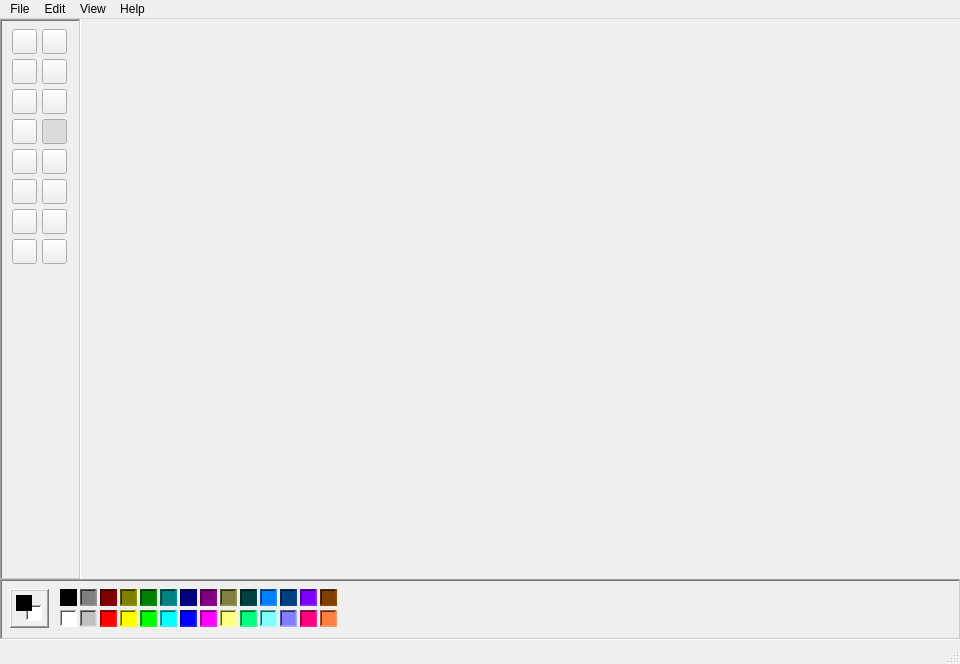
<?xml version="1.0" encoding="UTF-8"?>
<ui version="4.0">
 <class>MainWindow</class>
 <widget class="QMainWindow" name="MainWindow">
  <property name="geometry">
   <rect>
    <x>0</x>
    <y>0</y>
    <width>960</width>
    <height>664</height>
   </rect>
  </property>
  <property name="minimumSize">
   <size>
    <width>960</width>
    <height>664</height>
   </size>
  </property>
  <property name="maximumSize">
   <size>
    <width>960</width>
    <height>664</height>
   </size>
  </property>
  <property name="windowTitle">
   <string>Paint</string>
  </property>
  <widget class="QWidget" name="centralwidget">
   <widget class="QFrame" name="frame_toolbox">
    <property name="geometry">
     <rect>
      <x>0</x>
      <y>0</y>
      <width>81</width>
      <height>561</height>
     </rect>
    </property>
    <property name="styleSheet">
     <string notr="true"/>
    </property>
    <property name="frameShape">
     <enum>QFrame::WinPanel</enum>
    </property>
    <property name="frameShadow">
     <enum>QFrame::Sunken</enum>
    </property>
    <property name="lineWidth">
     <number>1</number>
    </property>
    <property name="midLineWidth">
     <number>0</number>
    </property>
    <widget class="QPushButton" name="pushButton_line">
     <property name="geometry">
      <rect>
       <x>12</x>
       <y>160</y>
       <width>25</width>
       <height>25</height>
      </rect>
     </property>
     <property name="styleSheet">
      <string notr="true">background-color: transparent;
background: none;</string>
     </property>
     <property name="text">
      <string/>
     </property>
     <property name="icon">
      <iconset resource="Pics.qrc">
       <normaloff>:/pics/6.png</normaloff>:/pics/6.png</iconset>
     </property>
     <property name="iconSize">
      <size>
       <width>18</width>
       <height>18</height>
      </size>
     </property>
     <property name="checkable">
      <bool>true</bool>
     </property>
    </widget>
    <widget class="QPushButton" name="pushButton_ellipse">
     <property name="geometry">
      <rect>
       <x>12</x>
       <y>220</y>
       <width>25</width>
       <height>25</height>
      </rect>
     </property>
     <property name="styleSheet">
      <string notr="true">background-color: transparent;
background: none;</string>
     </property>
     <property name="text">
      <string/>
     </property>
     <property name="icon">
      <iconset resource="Pics.qrc">
       <normaloff>:/pics/8.png</normaloff>:/pics/8.png</iconset>
     </property>
     <property name="iconSize">
      <size>
       <width>18</width>
       <height>18</height>
      </size>
     </property>
     <property name="checkable">
      <bool>true</bool>
     </property>
    </widget>
    <widget class="QPushButton" name="pushButton_eraser">
     <property name="geometry">
      <rect>
       <x>12</x>
       <y>40</y>
       <width>25</width>
       <height>25</height>
      </rect>
     </property>
     <property name="styleSheet">
      <string notr="true">background-color: transparent;
background: none;</string>
     </property>
     <property name="text">
      <string/>
     </property>
     <property name="icon">
      <iconset resource="Pics.qrc">
       <normaloff>:/pics/2.png</normaloff>:/pics/2.png</iconset>
     </property>
     <property name="iconSize">
      <size>
       <width>18</width>
       <height>18</height>
      </size>
     </property>
     <property name="checkable">
      <bool>true</bool>
     </property>
    </widget>
    <widget class="QPushButton" name="pushButton_curve">
     <property name="geometry">
      <rect>
       <x>42</x>
       <y>160</y>
       <width>25</width>
       <height>25</height>
      </rect>
     </property>
     <property name="styleSheet">
      <string notr="true">background-color: transparent;
background: none;</string>
     </property>
     <property name="text">
      <string/>
     </property>
     <property name="icon">
      <iconset resource="Pics.qrc">
       <normaloff>:/pics/11.png</normaloff>:/pics/11.png</iconset>
     </property>
     <property name="iconSize">
      <size>
       <width>18</width>
       <height>18</height>
      </size>
     </property>
     <property name="checkable">
      <bool>true</bool>
     </property>
    </widget>
    <widget class="QPushButton" name="pushButton_brush">
     <property name="geometry">
      <rect>
       <x>42</x>
       <y>100</y>
       <width>25</width>
       <height>25</height>
      </rect>
     </property>
     <property name="styleSheet">
      <string notr="true">background-color: transparent;
background: none;</string>
     </property>
     <property name="text">
      <string/>
     </property>
     <property name="icon">
      <iconset resource="Pics.qrc">
       <normaloff>:/pics/13.png</normaloff>:/pics/13.png</iconset>
     </property>
     <property name="iconSize">
      <size>
       <width>18</width>
       <height>18</height>
      </size>
     </property>
     <property name="checkable">
      <bool>true</bool>
     </property>
     <property name="checked">
      <bool>true</bool>
     </property>
    </widget>
    <widget class="QPushButton" name="pushButton_polygon">
     <property name="geometry">
      <rect>
       <x>42</x>
       <y>190</y>
       <width>25</width>
       <height>25</height>
      </rect>
     </property>
     <property name="styleSheet">
      <string notr="true">background-color: transparent;
background: none;</string>
     </property>
     <property name="text">
      <string/>
     </property>
     <property name="icon">
      <iconset resource="Pics.qrc">
       <normaloff>:/pics/10.png</normaloff>:/pics/10.png</iconset>
     </property>
     <property name="iconSize">
      <size>
       <width>18</width>
       <height>18</height>
      </size>
     </property>
     <property name="checkable">
      <bool>true</bool>
     </property>
    </widget>
    <widget class="QPushButton" name="pushButton_select">
     <property name="geometry">
      <rect>
       <x>42</x>
       <y>10</y>
       <width>25</width>
       <height>25</height>
      </rect>
     </property>
     <property name="styleSheet">
      <string notr="true">background-color: transparent;
background: none;</string>
     </property>
     <property name="text">
      <string/>
     </property>
     <property name="icon">
      <iconset resource="Pics.qrc">
       <normaloff>:/pics/16.png</normaloff>:/pics/16.png</iconset>
     </property>
     <property name="iconSize">
      <size>
       <width>18</width>
       <height>18</height>
      </size>
     </property>
     <property name="checkable">
      <bool>true</bool>
     </property>
    </widget>
    <widget class="QPushButton" name="pushButton_airbrush">
     <property name="geometry">
      <rect>
       <x>12</x>
       <y>130</y>
       <width>25</width>
       <height>25</height>
      </rect>
     </property>
     <property name="styleSheet">
      <string notr="true">background-color: transparent;
background: none;</string>
     </property>
     <property name="text">
      <string/>
     </property>
     <property name="icon">
      <iconset resource="Pics.qrc">
       <normaloff>:/pics/5.png</normaloff>:/pics/5.png</iconset>
     </property>
     <property name="iconSize">
      <size>
       <width>18</width>
       <height>18</height>
      </size>
     </property>
     <property name="checkable">
      <bool>true</bool>
     </property>
    </widget>
    <widget class="QPushButton" name="pushButton_magnifier">
     <property name="geometry">
      <rect>
       <x>42</x>
       <y>70</y>
       <width>25</width>
       <height>25</height>
      </rect>
     </property>
     <property name="styleSheet">
      <string notr="true">background-color: transparent;
background: none;</string>
     </property>
     <property name="text">
      <string/>
     </property>
     <property name="icon">
      <iconset resource="Pics.qrc">
       <normaloff>:/pics/14.png</normaloff>:/pics/14.png</iconset>
     </property>
     <property name="iconSize">
      <size>
       <width>18</width>
       <height>18</height>
      </size>
     </property>
     <property name="checkable">
      <bool>true</bool>
     </property>
    </widget>
    <widget class="QPushButton" name="pushButton_pencil">
     <property name="geometry">
      <rect>
       <x>12</x>
       <y>100</y>
       <width>25</width>
       <height>25</height>
      </rect>
     </property>
     <property name="styleSheet">
      <string notr="true">background-color: transparent;
background: none;</string>
     </property>
     <property name="text">
      <string/>
     </property>
     <property name="icon">
      <iconset resource="Pics.qrc">
       <normaloff>:/pics/4.png</normaloff>:/pics/4.png</iconset>
     </property>
     <property name="iconSize">
      <size>
       <width>18</width>
       <height>18</height>
      </size>
     </property>
     <property name="checkable">
      <bool>true</bool>
     </property>
    </widget>
    <widget class="QPushButton" name="pushButton_rectangle">
     <property name="geometry">
      <rect>
       <x>12</x>
       <y>190</y>
       <width>25</width>
       <height>25</height>
      </rect>
     </property>
     <property name="styleSheet">
      <string notr="true">background-color: transparent;
background: none;</string>
     </property>
     <property name="text">
      <string/>
     </property>
     <property name="icon">
      <iconset resource="Pics.qrc">
       <normaloff>:/pics/7.png</normaloff>:/pics/7.png</iconset>
     </property>
     <property name="iconSize">
      <size>
       <width>18</width>
       <height>18</height>
      </size>
     </property>
     <property name="checkable">
      <bool>true</bool>
     </property>
    </widget>
    <widget class="QPushButton" name="pushButton_rounded_rectangle">
     <property name="geometry">
      <rect>
       <x>42</x>
       <y>220</y>
       <width>25</width>
       <height>25</height>
      </rect>
     </property>
     <property name="styleSheet">
      <string notr="true">background-color: transparent;
background: none;</string>
     </property>
     <property name="text">
      <string/>
     </property>
     <property name="icon">
      <iconset resource="Pics.qrc">
       <normaloff>:/pics/9.png</normaloff>:/pics/9.png</iconset>
     </property>
     <property name="iconSize">
      <size>
       <width>18</width>
       <height>18</height>
      </size>
     </property>
     <property name="checkable">
      <bool>true</bool>
     </property>
    </widget>
    <widget class="QPushButton" name="pushButton_fill_with_clr">
     <property name="geometry">
      <rect>
       <x>42</x>
       <y>40</y>
       <width>25</width>
       <height>25</height>
      </rect>
     </property>
     <property name="styleSheet">
      <string notr="true">background-color: transparent;
background: none;</string>
     </property>
     <property name="text">
      <string/>
     </property>
     <property name="icon">
      <iconset resource="Pics.qrc">
       <normaloff>:/pics/15.png</normaloff>:/pics/15.png</iconset>
     </property>
     <property name="iconSize">
      <size>
       <width>18</width>
       <height>18</height>
      </size>
     </property>
     <property name="checkable">
      <bool>true</bool>
     </property>
    </widget>
    <widget class="QPushButton" name="pushButton_text">
     <property name="geometry">
      <rect>
       <x>42</x>
       <y>130</y>
       <width>25</width>
       <height>25</height>
      </rect>
     </property>
     <property name="styleSheet">
      <string notr="true">background-color: transparent;
background: none;</string>
     </property>
     <property name="text">
      <string/>
     </property>
     <property name="icon">
      <iconset resource="Pics.qrc">
       <normaloff>:/pics/12.png</normaloff>:/pics/12.png</iconset>
     </property>
     <property name="iconSize">
      <size>
       <width>18</width>
       <height>18</height>
      </size>
     </property>
     <property name="checkable">
      <bool>true</bool>
     </property>
    </widget>
    <widget class="QPushButton" name="pushButton_pick_clr">
     <property name="geometry">
      <rect>
       <x>12</x>
       <y>70</y>
       <width>25</width>
       <height>25</height>
      </rect>
     </property>
     <property name="styleSheet">
      <string notr="true">background-color: transparent;
background: none;</string>
     </property>
     <property name="text">
      <string/>
     </property>
     <property name="icon">
      <iconset resource="Pics.qrc">
       <normaloff>:/pics/3.png</normaloff>:/pics/3.png</iconset>
     </property>
     <property name="iconSize">
      <size>
       <width>18</width>
       <height>18</height>
      </size>
     </property>
     <property name="checkable">
      <bool>true</bool>
     </property>
    </widget>
    <widget class="QPushButton" name="pushButton_free_form">
     <property name="geometry">
      <rect>
       <x>12</x>
       <y>10</y>
       <width>25</width>
       <height>25</height>
      </rect>
     </property>
     <property name="styleSheet">
      <string notr="true">background-color: transparent;
background: none;</string>
     </property>
     <property name="text">
      <string/>
     </property>
     <property name="icon">
      <iconset resource="Pics.qrc">
       <normaloff>:/pics/1.png</normaloff>:/pics/1.png</iconset>
     </property>
     <property name="iconSize">
      <size>
       <width>18</width>
       <height>18</height>
      </size>
     </property>
     <property name="checkable">
      <bool>true</bool>
     </property>
    </widget>
   </widget>
   <widget class="QFrame" name="frame_color">
    <property name="geometry">
     <rect>
      <x>0</x>
      <y>560</y>
      <width>961</width>
      <height>61</height>
     </rect>
    </property>
    <property name="styleSheet">
     <string notr="true"/>
    </property>
    <property name="frameShape">
     <enum>QFrame::WinPanel</enum>
    </property>
    <property name="frameShadow">
     <enum>QFrame::Sunken</enum>
    </property>
    <widget class="QFrame" name="frame_4">
     <property name="geometry">
      <rect>
       <x>10</x>
       <y>10</y>
       <width>39</width>
       <height>39</height>
      </rect>
     </property>
     <property name="frameShape">
      <enum>QFrame::WinPanel</enum>
     </property>
     <property name="frameShadow">
      <enum>QFrame::Raised</enum>
     </property>
     <widget class="my_frame" name="frame_33">
      <property name="geometry">
       <rect>
        <x>6</x>
        <y>6</y>
        <width>16</width>
        <height>16</height>
       </rect>
      </property>
      <property name="styleSheet">
       <string notr="true">background-color: rgb(0, 0, 0);</string>
      </property>
      <property name="frameShape">
       <enum>QFrame::WinPanel</enum>
      </property>
      <property name="frameShadow">
       <enum>QFrame::Sunken</enum>
      </property>
     </widget>
     <widget class="my_frame" name="frame_34">
      <property name="geometry">
       <rect>
        <x>16</x>
        <y>16</y>
        <width>16</width>
        <height>16</height>
       </rect>
      </property>
      <property name="styleSheet">
       <string notr="true">background-color: rgb(255, 255, 255);</string>
      </property>
      <property name="frameShape">
       <enum>QFrame::WinPanel</enum>
      </property>
      <property name="frameShadow">
       <enum>QFrame::Sunken</enum>
      </property>
     </widget>
     <zorder>frame_34</zorder>
     <zorder>frame_33</zorder>
    </widget>
    <widget class="my_frame" name="frame_black">
     <property name="geometry">
      <rect>
       <x>60</x>
       <y>10</y>
       <width>17</width>
       <height>17</height>
      </rect>
     </property>
     <property name="styleSheet">
      <string notr="true">background-color: rgb(0, 0, 0);</string>
     </property>
     <property name="frameShape">
      <enum>QFrame::WinPanel</enum>
     </property>
     <property name="frameShadow">
      <enum>QFrame::Sunken</enum>
     </property>
    </widget>
    <widget class="my_frame" name="frame_white">
     <property name="geometry">
      <rect>
       <x>60</x>
       <y>31</y>
       <width>17</width>
       <height>17</height>
      </rect>
     </property>
     <property name="styleSheet">
      <string notr="true">background-color: rgb(255, 255, 255);</string>
     </property>
     <property name="frameShape">
      <enum>QFrame::WinPanel</enum>
     </property>
     <property name="frameShadow">
      <enum>QFrame::Sunken</enum>
     </property>
    </widget>
    <widget class="my_frame" name="frame_gray">
     <property name="geometry">
      <rect>
       <x>80</x>
       <y>31</y>
       <width>17</width>
       <height>17</height>
      </rect>
     </property>
     <property name="styleSheet">
      <string notr="true">background-color: rgb(192, 192, 192);</string>
     </property>
     <property name="frameShape">
      <enum>QFrame::WinPanel</enum>
     </property>
     <property name="frameShadow">
      <enum>QFrame::Sunken</enum>
     </property>
    </widget>
    <widget class="my_frame" name="frame_d_gray">
     <property name="geometry">
      <rect>
       <x>80</x>
       <y>10</y>
       <width>17</width>
       <height>17</height>
      </rect>
     </property>
     <property name="styleSheet">
      <string notr="true">background-color: rgb(128, 128, 128);</string>
     </property>
     <property name="frameShape">
      <enum>QFrame::WinPanel</enum>
     </property>
     <property name="frameShadow">
      <enum>QFrame::Sunken</enum>
     </property>
    </widget>
    <widget class="my_frame" name="frame_red">
     <property name="geometry">
      <rect>
       <x>100</x>
       <y>31</y>
       <width>17</width>
       <height>17</height>
      </rect>
     </property>
     <property name="styleSheet">
      <string notr="true">background-color: rgb(255, 0, 0);</string>
     </property>
     <property name="frameShape">
      <enum>QFrame::WinPanel</enum>
     </property>
     <property name="frameShadow">
      <enum>QFrame::Sunken</enum>
     </property>
    </widget>
    <widget class="my_frame" name="frame_d_red">
     <property name="geometry">
      <rect>
       <x>100</x>
       <y>10</y>
       <width>17</width>
       <height>17</height>
      </rect>
     </property>
     <property name="styleSheet">
      <string notr="true">background-color: rgb(128, 0, 0);</string>
     </property>
     <property name="frameShape">
      <enum>QFrame::WinPanel</enum>
     </property>
     <property name="frameShadow">
      <enum>QFrame::Sunken</enum>
     </property>
    </widget>
    <widget class="my_frame" name="frame_yellow">
     <property name="geometry">
      <rect>
       <x>120</x>
       <y>31</y>
       <width>17</width>
       <height>17</height>
      </rect>
     </property>
     <property name="styleSheet">
      <string notr="true">background-color: rgb(255, 255, 0);</string>
     </property>
     <property name="frameShape">
      <enum>QFrame::WinPanel</enum>
     </property>
     <property name="frameShadow">
      <enum>QFrame::Sunken</enum>
     </property>
    </widget>
    <widget class="my_frame" name="frame_d_yellow">
     <property name="geometry">
      <rect>
       <x>120</x>
       <y>10</y>
       <width>17</width>
       <height>17</height>
      </rect>
     </property>
     <property name="styleSheet">
      <string notr="true">background-color: rgb(128, 128, 0);</string>
     </property>
     <property name="frameShape">
      <enum>QFrame::WinPanel</enum>
     </property>
     <property name="frameShadow">
      <enum>QFrame::Sunken</enum>
     </property>
    </widget>
    <widget class="my_frame" name="frame_blue">
     <property name="geometry">
      <rect>
       <x>160</x>
       <y>31</y>
       <width>17</width>
       <height>17</height>
      </rect>
     </property>
     <property name="styleSheet">
      <string notr="true">background-color: rgb(0, 255, 255);</string>
     </property>
     <property name="frameShape">
      <enum>QFrame::WinPanel</enum>
     </property>
     <property name="frameShadow">
      <enum>QFrame::Sunken</enum>
     </property>
    </widget>
    <widget class="my_frame" name="frame_d_blue_2">
     <property name="geometry">
      <rect>
       <x>180</x>
       <y>10</y>
       <width>17</width>
       <height>17</height>
      </rect>
     </property>
     <property name="styleSheet">
      <string notr="true">background-color: rgb(0, 0, 128);</string>
     </property>
     <property name="frameShape">
      <enum>QFrame::WinPanel</enum>
     </property>
     <property name="frameShadow">
      <enum>QFrame::Sunken</enum>
     </property>
    </widget>
    <widget class="my_frame" name="frame_d_pink">
     <property name="geometry">
      <rect>
       <x>200</x>
       <y>10</y>
       <width>17</width>
       <height>17</height>
      </rect>
     </property>
     <property name="styleSheet">
      <string notr="true">background-color: rgb(128, 0, 128);</string>
     </property>
     <property name="frameShape">
      <enum>QFrame::WinPanel</enum>
     </property>
     <property name="frameShadow">
      <enum>QFrame::Sunken</enum>
     </property>
    </widget>
    <widget class="my_frame" name="frame_green">
     <property name="geometry">
      <rect>
       <x>140</x>
       <y>31</y>
       <width>17</width>
       <height>17</height>
      </rect>
     </property>
     <property name="styleSheet">
      <string notr="true">background-color: rgb(0, 255, 0);</string>
     </property>
     <property name="frameShape">
      <enum>QFrame::WinPanel</enum>
     </property>
     <property name="frameShadow">
      <enum>QFrame::Sunken</enum>
     </property>
    </widget>
    <widget class="my_frame" name="frame_pink">
     <property name="geometry">
      <rect>
       <x>200</x>
       <y>31</y>
       <width>17</width>
       <height>17</height>
      </rect>
     </property>
     <property name="styleSheet">
      <string notr="true">background-color: rgb(255, 0, 255);</string>
     </property>
     <property name="frameShape">
      <enum>QFrame::WinPanel</enum>
     </property>
     <property name="frameShadow">
      <enum>QFrame::Sunken</enum>
     </property>
    </widget>
    <widget class="my_frame" name="frame_d_green">
     <property name="geometry">
      <rect>
       <x>140</x>
       <y>10</y>
       <width>17</width>
       <height>17</height>
      </rect>
     </property>
     <property name="styleSheet">
      <string notr="true">background-color: rgb(0, 128, 0);</string>
     </property>
     <property name="frameShape">
      <enum>QFrame::WinPanel</enum>
     </property>
     <property name="frameShadow">
      <enum>QFrame::Sunken</enum>
     </property>
    </widget>
    <widget class="my_frame" name="frame_d_blue">
     <property name="geometry">
      <rect>
       <x>160</x>
       <y>10</y>
       <width>17</width>
       <height>17</height>
      </rect>
     </property>
     <property name="styleSheet">
      <string notr="true">background-color: rgb(0, 128, 128);</string>
     </property>
     <property name="frameShape">
      <enum>QFrame::WinPanel</enum>
     </property>
     <property name="frameShadow">
      <enum>QFrame::Sunken</enum>
     </property>
    </widget>
    <widget class="my_frame" name="frame_blue_2">
     <property name="geometry">
      <rect>
       <x>180</x>
       <y>31</y>
       <width>17</width>
       <height>17</height>
      </rect>
     </property>
     <property name="styleSheet">
      <string notr="true">background-color: rgb(0, 0, 255);</string>
     </property>
     <property name="frameShape">
      <enum>QFrame::WinPanel</enum>
     </property>
     <property name="frameShadow">
      <enum>QFrame::Sunken</enum>
     </property>
    </widget>
    <widget class="my_frame" name="frame_green_2">
     <property name="geometry">
      <rect>
       <x>240</x>
       <y>31</y>
       <width>17</width>
       <height>17</height>
      </rect>
     </property>
     <property name="styleSheet">
      <string notr="true">background-color: rgb(0, 255, 128);</string>
     </property>
     <property name="frameShape">
      <enum>QFrame::WinPanel</enum>
     </property>
     <property name="frameShadow">
      <enum>QFrame::Sunken</enum>
     </property>
    </widget>
    <widget class="my_frame" name="frame_22">
     <property name="geometry">
      <rect>
       <x>260</x>
       <y>10</y>
       <width>17</width>
       <height>17</height>
      </rect>
     </property>
     <property name="styleSheet">
      <string notr="true">background-color: rgb(0, 128, 255);</string>
     </property>
     <property name="frameShape">
      <enum>QFrame::WinPanel</enum>
     </property>
     <property name="frameShadow">
      <enum>QFrame::Sunken</enum>
     </property>
    </widget>
    <widget class="my_frame" name="frame_23">
     <property name="geometry">
      <rect>
       <x>280</x>
       <y>10</y>
       <width>17</width>
       <height>17</height>
      </rect>
     </property>
     <property name="styleSheet">
      <string notr="true">background-color: rgb(0, 64, 128);</string>
     </property>
     <property name="frameShape">
      <enum>QFrame::WinPanel</enum>
     </property>
     <property name="frameShadow">
      <enum>QFrame::Sunken</enum>
     </property>
    </widget>
    <widget class="my_frame" name="frame_yellow_2">
     <property name="geometry">
      <rect>
       <x>220</x>
       <y>31</y>
       <width>17</width>
       <height>17</height>
      </rect>
     </property>
     <property name="styleSheet">
      <string notr="true">background-color: rgb(255, 255, 128);</string>
     </property>
     <property name="frameShape">
      <enum>QFrame::WinPanel</enum>
     </property>
     <property name="frameShadow">
      <enum>QFrame::Sunken</enum>
     </property>
    </widget>
    <widget class="my_frame" name="frame_25">
     <property name="geometry">
      <rect>
       <x>280</x>
       <y>31</y>
       <width>17</width>
       <height>17</height>
      </rect>
     </property>
     <property name="styleSheet">
      <string notr="true">background-color: rgb(128, 128, 255);</string>
     </property>
     <property name="frameShape">
      <enum>QFrame::WinPanel</enum>
     </property>
     <property name="frameShadow">
      <enum>QFrame::Sunken</enum>
     </property>
    </widget>
    <widget class="my_frame" name="frame_d_yellow_2">
     <property name="geometry">
      <rect>
       <x>220</x>
       <y>10</y>
       <width>17</width>
       <height>17</height>
      </rect>
     </property>
     <property name="styleSheet">
      <string notr="true">background-color: rgb(128, 128, 64);</string>
     </property>
     <property name="frameShape">
      <enum>QFrame::WinPanel</enum>
     </property>
     <property name="frameShadow">
      <enum>QFrame::Sunken</enum>
     </property>
    </widget>
    <widget class="my_frame" name="frame_d_green_2">
     <property name="geometry">
      <rect>
       <x>240</x>
       <y>10</y>
       <width>17</width>
       <height>17</height>
      </rect>
     </property>
     <property name="styleSheet">
      <string notr="true">background-color: rgb(0, 64, 64);</string>
     </property>
     <property name="frameShape">
      <enum>QFrame::WinPanel</enum>
     </property>
     <property name="frameShadow">
      <enum>QFrame::Sunken</enum>
     </property>
    </widget>
    <widget class="my_frame" name="frame_28">
     <property name="geometry">
      <rect>
       <x>260</x>
       <y>31</y>
       <width>17</width>
       <height>17</height>
      </rect>
     </property>
     <property name="styleSheet">
      <string notr="true">background-color: rgb(128, 255, 255);</string>
     </property>
     <property name="frameShape">
      <enum>QFrame::WinPanel</enum>
     </property>
     <property name="frameShadow">
      <enum>QFrame::Sunken</enum>
     </property>
    </widget>
    <widget class="my_frame" name="frame_29">
     <property name="geometry">
      <rect>
       <x>320</x>
       <y>10</y>
       <width>17</width>
       <height>17</height>
      </rect>
     </property>
     <property name="styleSheet">
      <string notr="true">background-color: rgb(128, 64, 0);</string>
     </property>
     <property name="frameShape">
      <enum>QFrame::WinPanel</enum>
     </property>
     <property name="frameShadow">
      <enum>QFrame::Sunken</enum>
     </property>
    </widget>
    <widget class="my_frame" name="frame_30">
     <property name="geometry">
      <rect>
       <x>320</x>
       <y>31</y>
       <width>17</width>
       <height>17</height>
      </rect>
     </property>
     <property name="styleSheet">
      <string notr="true">background-color: rgb(255, 128, 64);</string>
     </property>
     <property name="frameShape">
      <enum>QFrame::WinPanel</enum>
     </property>
     <property name="frameShadow">
      <enum>QFrame::Sunken</enum>
     </property>
    </widget>
    <widget class="my_frame" name="frame_31">
     <property name="geometry">
      <rect>
       <x>300</x>
       <y>10</y>
       <width>17</width>
       <height>17</height>
      </rect>
     </property>
     <property name="styleSheet">
      <string notr="true">background-color: rgb(128, 0, 255);</string>
     </property>
     <property name="frameShape">
      <enum>QFrame::WinPanel</enum>
     </property>
     <property name="frameShadow">
      <enum>QFrame::Sunken</enum>
     </property>
    </widget>
    <widget class="my_frame" name="frame_32">
     <property name="geometry">
      <rect>
       <x>300</x>
       <y>31</y>
       <width>17</width>
       <height>17</height>
      </rect>
     </property>
     <property name="styleSheet">
      <string notr="true">background-color: rgb(255, 0, 128);</string>
     </property>
     <property name="frameShape">
      <enum>QFrame::WinPanel</enum>
     </property>
     <property name="frameShadow">
      <enum>QFrame::Sunken</enum>
     </property>
    </widget>
   </widget>
   <widget class="QWidget" name="gridLayoutWidget">
    <property name="geometry">
     <rect>
      <x>80</x>
      <y>0</y>
      <width>881</width>
      <height>561</height>
     </rect>
    </property>
    <layout class="QGridLayout" name="gridLayout"/>
   </widget>
  </widget>
  <widget class="QMenuBar" name="menubar">
   <property name="geometry">
    <rect>
     <x>0</x>
     <y>0</y>
     <width>960</width>
     <height>22</height>
    </rect>
   </property>
   <widget class="QMenu" name="menuFile">
    <property name="title">
     <string>File</string>
    </property>
    <addaction name="actionNew"/>
    <addaction name="actionOpen"/>
    <addaction name="actionSave_As"/>
    <addaction name="separator"/>
    <addaction name="actionPrint"/>
    <addaction name="separator"/>
    <addaction name="actionExit"/>
   </widget>
   <widget class="QMenu" name="menuEdit">
    <property name="title">
     <string>Edit</string>
    </property>
    <addaction name="actionUndo"/>
    <addaction name="actionRepeat"/>
    <addaction name="separator"/>
    <addaction name="actionCut"/>
    <addaction name="actionCopy"/>
    <addaction name="actionPaste"/>
    <addaction name="actionClear_Selection"/>
    <addaction name="actionSelect_All"/>
    <addaction name="separator"/>
    <addaction name="actionSet_Line_Width"/>
   </widget>
   <widget class="QMenu" name="menuView">
    <property name="title">
     <string>View</string>
    </property>
    <addaction name="actionTool_box"/>
    <addaction name="actionColor_Box"/>
    <addaction name="actionStatus_Bar"/>
    <addaction name="actionText_Toolbar"/>
   </widget>
   <widget class="QMenu" name="menuHelp">
    <property name="title">
     <string>Help</string>
    </property>
    <addaction name="actionAbout_Paint"/>
    <addaction name="separator"/>
    <addaction name="actionAbout_Qt"/>
   </widget>
   <addaction name="menuFile"/>
   <addaction name="menuEdit"/>
   <addaction name="menuView"/>
   <addaction name="menuHelp"/>
  </widget>
  <widget class="QStatusBar" name="statusbar"/>
  <action name="actionNew">
   <property name="text">
    <string>New</string>
   </property>
   <property name="shortcut">
    <string>Ctrl+N</string>
   </property>
  </action>
  <action name="actionOpen">
   <property name="text">
    <string>Open…</string>
   </property>
   <property name="shortcut">
    <string>Ctrl+O</string>
   </property>
  </action>
  <action name="actionSave">
   <property name="text">
    <string>Save</string>
   </property>
   <property name="shortcut">
    <string>Ctrl+S</string>
   </property>
  </action>
  <action name="actionSave_As">
   <property name="text">
    <string>Save As…</string>
   </property>
   <property name="shortcut">
    <string>Ctrl+Shift+S</string>
   </property>
  </action>
  <action name="actionPrint">
   <property name="text">
    <string>Print</string>
   </property>
   <property name="shortcut">
    <string>Ctrl+P</string>
   </property>
  </action>
  <action name="actionExit">
   <property name="text">
    <string>Exit</string>
   </property>
   <property name="shortcut">
    <string>Ctrl+Q</string>
   </property>
  </action>
  <action name="actionUndo">
   <property name="text">
    <string>Undo</string>
   </property>
   <property name="shortcut">
    <string>Ctrl+Z</string>
   </property>
  </action>
  <action name="actionRepeat">
   <property name="text">
    <string>Repeat</string>
   </property>
   <property name="shortcut">
    <string>F4</string>
   </property>
  </action>
  <action name="actionCut">
   <property name="text">
    <string>Cut</string>
   </property>
  </action>
  <action name="actionCopy">
   <property name="text">
    <string>Copy</string>
   </property>
  </action>
  <action name="actionPaste">
   <property name="text">
    <string>Paste</string>
   </property>
  </action>
  <action name="actionClear_Selection">
   <property name="text">
    <string>Clear Selection</string>
   </property>
  </action>
  <action name="actionSelect_All">
   <property name="text">
    <string>Select All</string>
   </property>
  </action>
  <action name="actionTool_box">
   <property name="checkable">
    <bool>true</bool>
   </property>
   <property name="checked">
    <bool>true</bool>
   </property>
   <property name="text">
    <string>Tool Box</string>
   </property>
   <property name="shortcut">
    <string>Ctrl+T</string>
   </property>
  </action>
  <action name="actionColor_Box">
   <property name="checkable">
    <bool>true</bool>
   </property>
   <property name="checked">
    <bool>true</bool>
   </property>
   <property name="text">
    <string>Color Box</string>
   </property>
   <property name="shortcut">
    <string>Ctrl+L</string>
   </property>
  </action>
  <action name="actionText_Toolbar">
   <property name="checkable">
    <bool>true</bool>
   </property>
   <property name="checked">
    <bool>true</bool>
   </property>
   <property name="enabled">
    <bool>false</bool>
   </property>
   <property name="text">
    <string>Text Toolbar</string>
   </property>
  </action>
  <action name="actionAbout_Paint">
   <property name="text">
    <string>About Paint</string>
   </property>
  </action>
  <action name="actionAbout_Qt">
   <property name="text">
    <string>About Qt</string>
   </property>
  </action>
  <action name="actionStatus_Bar">
   <property name="checkable">
    <bool>true</bool>
   </property>
   <property name="checked">
    <bool>true</bool>
   </property>
   <property name="text">
    <string>Status Bar</string>
   </property>
  </action>
  <action name="actionSet_Line_Width">
   <property name="text">
    <string>Set Line Width</string>
   </property>
  </action>
 </widget>
 <customwidgets>
  <customwidget>
   <class>my_frame</class>
   <extends>QFrame</extends>
   <header>my_frame.h</header>
   <container>1</container>
   <slots>
    <signal>clicked()</signal>
   </slots>
  </customwidget>
 </customwidgets>
 <resources>
  <include location="Pics.qrc"/>
 </resources>
 <connections/>
</ui>
